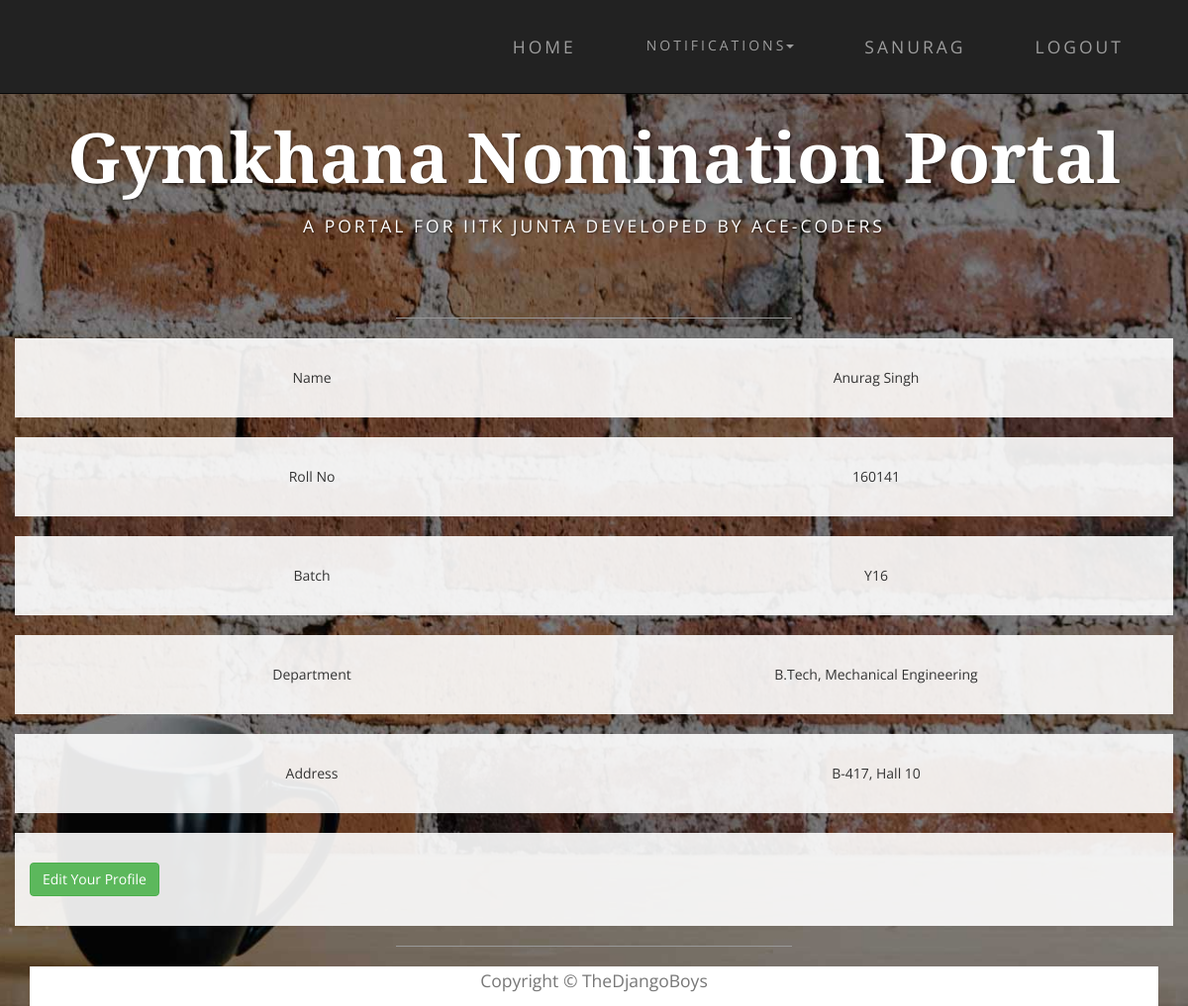
The page /nominations/profile/ (signed in) on the database its author committed.
### nomi/models.py (models this page shows, shortened)
class UserProfile(models.Model):
    PROGRAMME = (
        ('B.Tech', 'B.Tech'),
        ('B.S', 'B.S'),
    )
    DEPT = (
        ('Aerospace Engineering', 'AE'),
        ('Biological Sciences & Engineering', 'BSBE'),
        ('Chemical Engineering', 'CHE'),
        ('Civil Engineering', 'CE'),
        ('Computer Science & Engineering', 'CSE'),
        ('Electrical Engineering', 'EE'),
        ('Materials Science & Engineering', 'MSE'),
        ('Mechanical Engineering', 'ME'),
        ('Industrial & Management Engineering', 'IME'),
        ('Chemistry', 'CHM'),
        ('Mathematics & Scientific Computing', 'MTH'),
        ('Physics', 'PHY'),
        ('Earth Sciences', 'ES')
    )
    YEAR = (
        ('Y16', 'Y16'),
        ('Y15', 'Y15'),
        ('Y14', 'Y14'),
        ('Y13', 'Y13'),
        ('Y12', 'Y12'),
        ('Y11', 'Y11'),
    )
    HALL = (
        (1, '1'), (2, '2'), (3, '3'), (4, '4'), (5, '5'), (6, '6'),
        (7, '7'), (8, '8'), (9, '9'), (10, '10'), (11, '11'), (12, '12'),
    )
    user = models.OneToOneField(User, on_delete=models.CASCADE)
    name = models.CharField(max_length=40, blank=True)
    roll_no = models.IntegerField(null=True)
    year = models.CharField(max_length=4, choices=YEAR, default='Y16')
    programme = models.CharField(max_length=7, choices=PROGRAMME, default='B.Tech')
    department = models.CharField(max_length=200, choices=DEPT, default=None)
    hall = models.IntegerField(choices=HALL, default=1)
    room_no = models.CharField(max_length=10, null=True)

### nomi/views.py (the view)
@login_required
def profile_view(request):
    pk = request.user.pk
    try:
        user_profile = UserProfile.objects.get(user__id=pk)
        return render(request, 'profile.html', context={'user_profile': user_profile})
    except ObjectDoesNotExist:
        return HttpResponseRedirect('create')

### nomi/templates/profile.html (shortened to what this page needs)
{% extends 'base.html' %}
{% load staticfiles %}
{% block content %}
    <div class="container">
                <div class="row box">
                    <div class="col-md-6 text-center">Name</div>
                    <div class="col-md-6 text-center">{{ user_profile.name }}</div>
                </div>
                <div class="row box">
                    <div class="col-md-6 text-center">Roll No</div>
                    <div class="col-md-6 text-center">{{ user_profile.roll_no }}</div>
                </div>
                <div class="row box">
                    <div class="col-md-6 text-center">Batch</div>
                    <div class="col-md-6 text-center">{{ user_profile.year }}</div>
                </div>
                <div class="row box">
                    <div class="col-md-6 text-center">Department</div>
                    <div class="col-md-6 text-center">{{ user_profile.programme }},  {{ user_profile.department }}</div>
                </div>
                <div class="row box">
                    <div class="col-md-6 text-center">Address</div>
                    <div class="col-md-6 text-center">{{ user_profile.room_no }}, Hall {{ user_profile.hall }}</div>
                </div>
                <div class="row box">
                    <form action="{% url 'profile_update' user_profile.pk %}" method="get" style="display: inline">
                        <button class="btn btn-success" type="submit">Edit Your Profile</button>
                    </form>
                </div>
{% endblock %}

### nomi/templates/base.html (shortened to what this page needs)
<!DOCTYPE html>
<html lang="en">
{% load staticfiles %}
<head>
    <link href="{% static 'nomi/css/bootstrap.min.css' %}" rel="stylesheet">
    <link href="{% static 'nomi/css/business-casual.css' %}" rel="stylesheet">
</head>
<body>
 {% block navigation %}
    <nav id="mainNav" class="navbar navbar-inverse navbar-custom navbar-fixed-top">
        <div class="container">
            <div class="collapse navbar-collapse" id="bs-example-navbar-collapse-1">
                 <ul class="nav navbar-nav navbar-right">
                    <li><a href="{% url 'index' %}">Home</a></li>
                    {% if user.is_authenticated %}
                     <li class="dropdown">
                         <a class="btn btn-link dropdown-toggle" data-toggle="dropdown"type="button">Notifications<span class="caret"></span></a>
                     </li>
                     <li><a href="{% url 'profile' %}" >{{user.get_username}}</a></li>
                     <li><a href="{% url 'logout' %}?next={% url 'index' %}">Logout</a></li>
                    {% else %}
                        <li><a href="{% url 'login' %}?next={{request.path}}">Login</a></li>
                     {% endif %}
                 </ul>
            </div>
        </div>
    </nav>
 {% endblock %}
 {% block heading %}
    <div class="brand main">Gymkhana Nomination Portal</div>
    <div class="address-bar">A PORTAL FOR IITK JUNTA DEVELOPED BY ACE-CODERS</div>
    <br>
    <hr>
 {% endblock %}
    {% block content %}
    {% endblock %}
    <hr>
    <div class="col-lg-12 text-center " style="background:white;height:40px">
        <p class="text-muted">Copyright &copy; TheDjangoBoys</p>
    </div>
</body>

### nomi/static/nomi/css/business-casual.css (style rules this page uses)
body { font-family: "Open Sans","Helvetica Neue",Helvetica,Arial,sans-serif; background: url('../img/bg.jpg') no-repeat center center fixed; -webkit-background-size: cover; -moz-background-size: cover; background-size: cover; -o-background-size: cover; }
p { font-size: 1.25em; line-height: 1.6; color: #000; }
hr { max-width: 400px; border-color: #999999; }
.brand, .address-bar { display: none; }
.navbar-nav { text-transform: uppercase; font-weight: 400; letter-spacing: 3px; }
.box { margin-bottom: 20px; padding: 30px 15px; background: #fff; background: rgba(255,255,255,0.9); }
@media screen and (min-width:768px) { .brand { display: inherit; margin: 0; padding: 30px 0 10px; text-align: center; text-shadow: 1px 1px 2px rgba(0,0,0,0.5); font-family: "Josefin Slab","Helvetica Neue",Helvetica,Arial,sans-serif; font-size: 5em; font-weight: 700; line-height: normal; color: #fff; } }
@media screen and (min-width:768px) { .address-bar { display: inherit; margin: 0; padding: 0 0 40px; text-align: center; text-shadow: 1px 1px 2px rgba(0,0,0,0.5); text-transform: uppercase; font-size: 1.25em; font-weight: 400; letter-spacing: 3px; color: #fff; } }
@media screen and (min-width:768px) { .navbar { border-radius: 0; } }
@media screen and (min-width:768px) { .navbar { min-height: 0; } }
@media screen and (min-width:768px) { .nav>li>a { padding: 35px; } }
@media screen and (min-width:768px) { .navbar-nav>li>a { line-height: normal; } }
@media screen and (min-width:768px) { .navbar-nav { display: table; float: none; margin: 0 auto; table-layout: fixed; font-size: 1.25em; } }
@media screen and (min-width:1200px) { .box:after { content: ''; display: table; clear: both; } }

### rows shown on the page
UserProfile: name "Anurag Singh", roll_no "160141", year "Y16", programme "B.Tech", department "Mechanical Engineering", room_no "B-417", hall "10"

### other values the page prints
{{ user.get_username }} "SANURAG"
